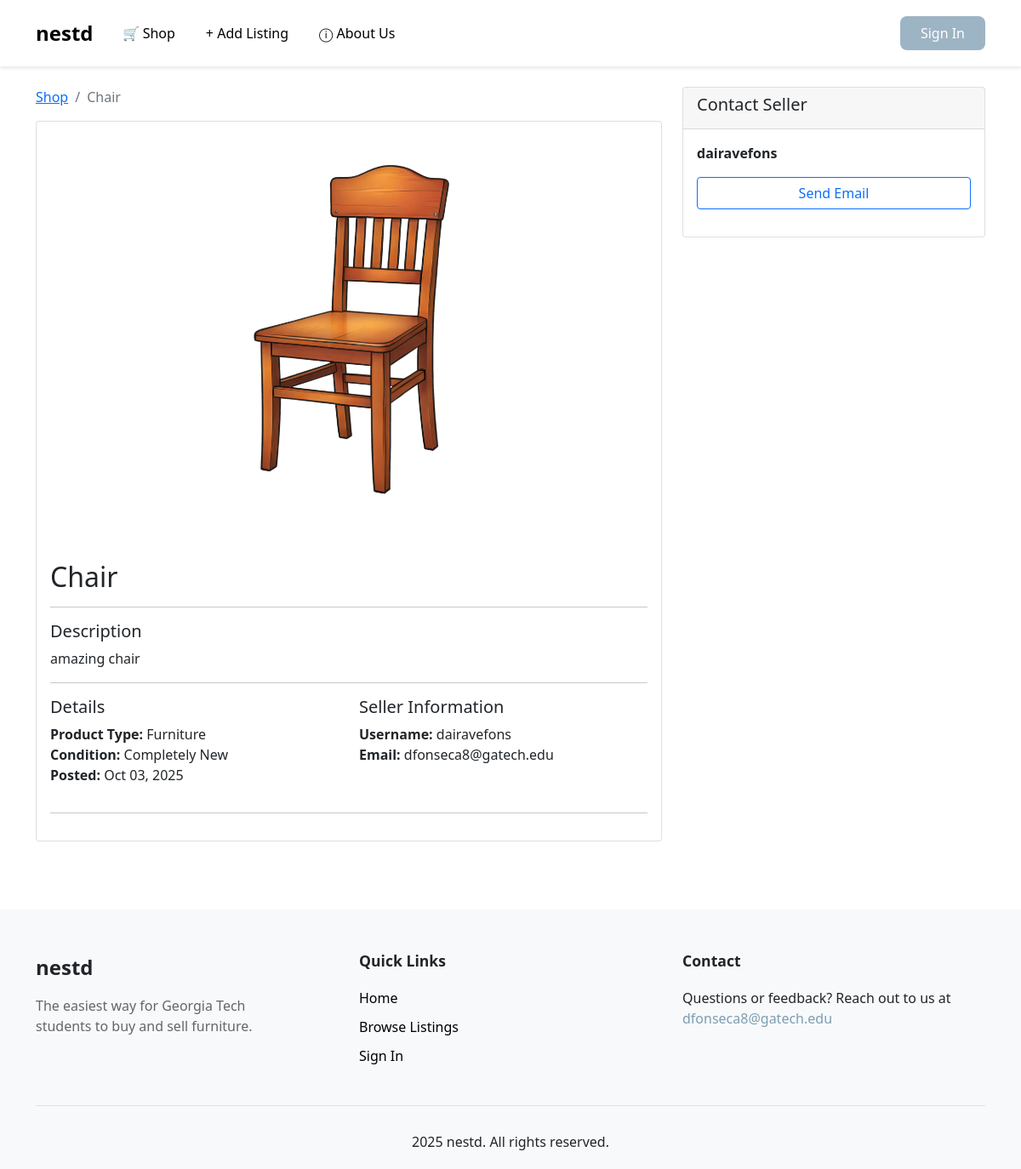
Screenshot of /shop/1/ with the database file from the repository.
### products/models.py (models this page shows, shortened)
class Post(models.Model):
    CONDITION_CHOICES = [
        ('completely_new', 'Completely New'),
        ('almost_new', 'Almost New'),
        ('worn_down', 'Worn Down'),
    ]
    PAYMENT_METHODS = [
        ('venmo', 'Venmo'),
        ('zelle', 'Zelle'),
        ('cash', 'Cash'),
    ]
    title = models.CharField(max_length=200)
    description = models.TextField()
    product_type = models.CharField(max_length=100)
    condition = models.CharField(max_length=20, choices=CONDITION_CHOICES)
    price = models.DecimalField(max_digits=10, decimal_places=2, blank=True, null=True)
    is_free = models.BooleanField(default=False)
    payment_method = models.CharField(max_length=20, choices=PAYMENT_METHODS, blank=True)
    photo = models.ImageField(upload_to='product_photos/', blank=True, null=True)
    author = models.ForeignKey(User, on_delete=models.CASCADE)
    created_at = models.DateTimeField(auto_now_add=True)
    updated_at = models.DateTimeField(auto_now=True)
    is_claimed = models.BooleanField(default=False)
    claimed_by = models.ForeignKey(User, on_delete=models.SET_NULL, null=True, blank=True, related_name='claimed_posts')
    class Meta:
        ordering = ['-created_at']

### products/views.py (the view)
# urls.py: path('<int:post_id>/', views.post_detail, name='post_detail'),
def post_detail(request, post_id):
    post = get_object_or_404(Post, id=post_id, is_claimed=False)
    return render(request, 'products/post_detail.html', {'post': post})

### products/templates/products/post_detail.html (shortened to what this page needs)
{% extends 'base.html' %}
{% block content %}
<div class="row">
    <div class="col-md-8">
        <nav aria-label="breadcrumb">
            <ol class="breadcrumb">
                <li class="breadcrumb-item"><a href="{% url 'post_list' %}">Shop</a></li>
                <li class="breadcrumb-item active" aria-current="page">{{ post.title }}</li>
            </ol>
        </nav>
        <div class="card">
            {% if post.photo %}
                <img src="{{ post.photo.url }}" class="card-img-top" alt="{{ post.title }}" style="max-height: 500px; object-fit: contain;">
            {% else %}
                <div class="card-img-top bg-light d-flex align-items-center justify-content-center" style="height: 300px;">
                    <span class="text-muted fs-3">No Image Available</span>
                </div>
            {% endif %}
            <div class="card-body">
                <h2 class="card-title">{{ post.title }}</h2>
                <hr>
                <h5>Description</h5>
                <p class="card-text">{{ post.description }}</p>
                <hr>
                <div class="row">
                    <div class="col-md-6">
                        <h5>Details</h5>
                        <ul class="list-unstyled">
                            <li><strong>Product Type:</strong> {{ post.product_type }}</li>
                            <li><strong>Condition:</strong> {{ post.get_condition_display }}</li>
                            <li><strong>Posted:</strong> {{ post.created_at|date:"M d, Y" }}</li>
                        </ul>
                    </div>
                    <div class="col-md-6">
                        <h5>Seller Information</h5>
                        <ul class="list-unstyled">
                            <li><strong>Username:</strong> {{ post.author.username }}</li>
                            <li><strong>Email:</strong> {{ post.author.email }}</li>
                        </ul>
                    </div>
                </div>
                <hr>
            </div>
        </div>
    </div>
    <div class="col-md-4">
        <div class="card">
            <div class="card-header">
                <h5>Contact Seller</h5>
            </div>
            <div class="card-body">
                <p><strong>{{ post.author.username }}</strong></p>
                <p><a href="mailto:{{ post.author.email }}" class="btn btn-outline-primary w-100">Send Email</a></p>
            </div>
        </div>
    </div>
</div>
{% endblock %}

### rows the page displays
Post: title "Chair", photo (picture), description "amazing chair", product_type "Furniture", condition "Completely New", created_at "Oct 03, 2025", author.username "dairavefons", author.email "dfonseca8@gatech.edu"
